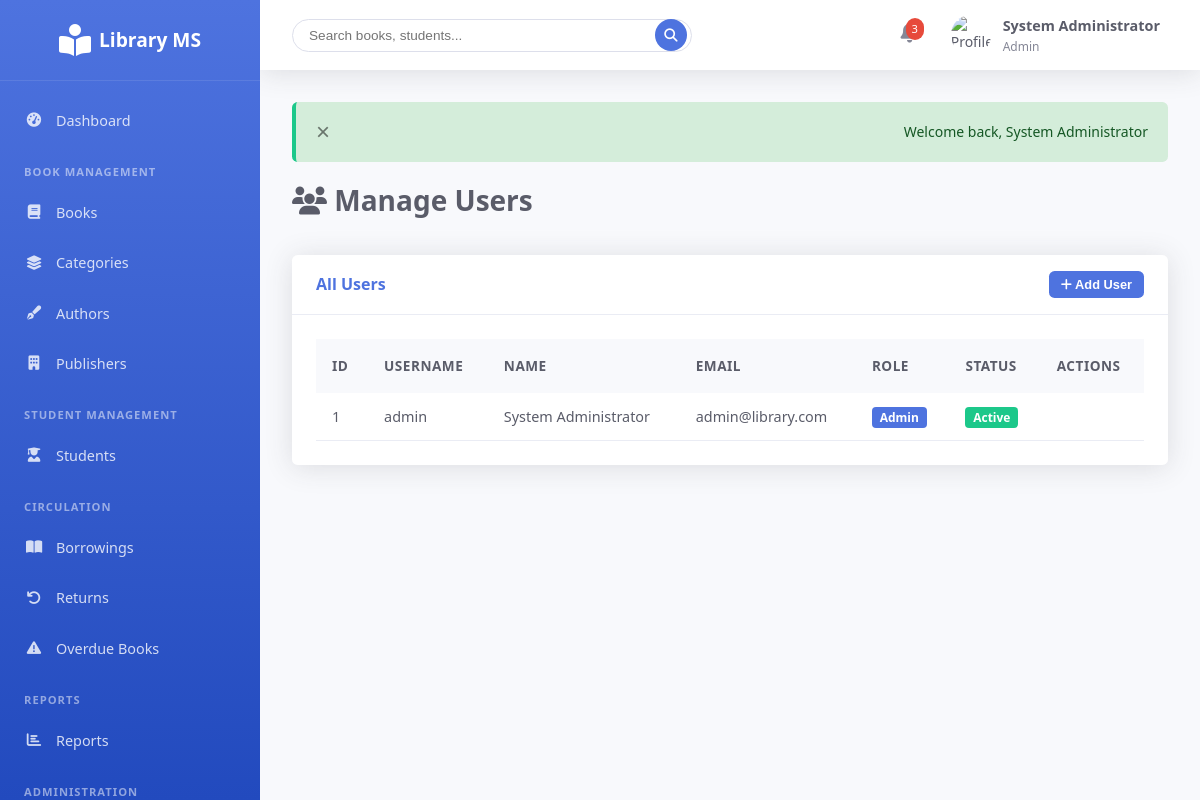
The app's page /views/admin/users.php (signed in) with its own data.
### tables this page shows
CREATE TABLE `users` (
  `id` int(11) NOT NULL AUTO_INCREMENT,
  `role_id` int(11) NOT NULL,
  `username` varchar(50) NOT NULL,
  `email` varchar(100) NOT NULL,
  `password` varchar(255) NOT NULL,
  `full_name` varchar(100) NOT NULL,
  `phone` varchar(20),
  `address` text,
  `profile_picture` varchar(255) DEFAULT 'default.jpg',
  `is_active` tinyint(1) DEFAULT 1,
  `remember_token` varchar(255),
  `reset_token` varchar(255),
  `reset_token_expire` datetime,
  `last_login` datetime,
  `created_at` timestamp NOT NULL DEFAULT CURRENT_TIMESTAMP,
  `updated_at` timestamp NOT NULL DEFAULT CURRENT_TIMESTAMP ON UPDATE CURRENT_TIMESTAMP,
  PRIMARY KEY (`id`),
  UNIQUE KEY `username` (`username`),
  UNIQUE KEY `email` (`email`),
  KEY `role_id` (`role_id`),
  CONSTRAINT `users_ibfk_1` FOREIGN KEY (`role_id`) REFERENCES `roles` (`id`) ON DELETE CASCADE
);

CREATE TABLE `roles` (
  `id` int(11) NOT NULL AUTO_INCREMENT,
  `role_name` varchar(50) NOT NULL,
  `description` text,
  `created_at` timestamp NOT NULL DEFAULT CURRENT_TIMESTAMP,
  PRIMARY KEY (`id`),
  UNIQUE KEY `role_name` (`role_name`)
);

### config/config.php (called while the page is built, shortened)
<?php
require_once __DIR__ . '/database.php';
spl_autoload_register(function($class) {
    $paths = [
        __DIR__ . '/../models/' . $class . '.php',
        __DIR__ . '/../controllers/' . $class . '.php',
    ];
    foreach ($paths as $path) {
        if (file_exists($path)) {
            return;
        }
    }
});
?>

### config/database.php (called while the page is built, shortened)
<?php
class Database {
    private static $instance = null;
    private $conn;
    private function __construct() {
        try {
            $this->conn = new PDO(
                "mysql:host=" . DB_HOST . ";dbname=" . DB_NAME . ";charset=utf8mb4",
                DB_USER,
                DB_PASS,
                [
                    PDO::ATTR_ERRMODE => PDO::ERRMODE_EXCEPTION,
                    PDO::ATTR_DEFAULT_FETCH_MODE => PDO::FETCH_ASSOC,
                    PDO::ATTR_EMULATE_PREPARES => false,
                ]
            );
        } catch(PDOException $e) {
            die("Connection failed: " . $e->getMessage());
        }
    }
    public static function getInstance() {
        if (self::$instance === null) {
            self::$instance = new self();
        }
        return self::$instance;
    }
    public function getConnection() {
        return $this->conn;
    }
}
function getDB() {
    return Database::getInstance()->getConnection();
}
?>

### models/User.php (called while the page is built, shortened)
<?php
class User {
    private $db;
    public function __construct() {
        $this->db = getDB();
    }
    public function getAllUsers($role = null, $limit = null, $offset = 0) {
        $sql = "SELECT u.*, r.role_name
                FROM users u
                JOIN roles r ON u.role_id = r.id";
        $params = [];
        $sql .= " ORDER BY u.created_at DESC";
        $stmt = $this->db->prepare($sql);
        $stmt->execute($params);
        return $stmt->fetchAll();
    }
}
?>

### views/admin/users.php (the view, shortened to what this page needs)
<?php
require_once '../../config/config.php';
require_once '../../includes/functions.php';
$user = new User();
$users = $user->getAllUsers();
include '../../includes/header.php';
?>
<div class="page-header">
    <h1 class="page-title"><i class="fas fa-users"></i> Manage Users</h1>
</div>
<div class="card">
    <div class="card-header">
        <h3 class="card-title">All Users</h3>
        <button class="btn btn-primary btn-sm" onclick="openModal('addModal')">
            <i class="fas fa-plus"></i> Add User
        </button>
    </div>
    <div class="card-body">
        <div class="table-container">
            <table>
                <thead>
                    <tr><th>ID</th><th>Username</th><th>Name</th><th>Email</th><th>Role</th><th>Status</th><th>Actions</th></tr>
                </thead>
                <tbody>
                    <?php foreach ($users as $u): ?>
                        <tr>
                            <td><?= $u['id'] ?></td>
                            <td><?= e($u['username']) ?></td>
                            <td><?= e($u['full_name']) ?></td>
                            <td><?= e($u['email']) ?></td>
                            <td><span class="badge badge-primary"><?= ucfirst($u['role_name']) ?></span></td>
                            <td><span class="badge badge-<?= $u['is_active'] ? 'success' : 'danger' ?>"><?= $u['is_active'] ? 'Active' : 'Inactive' ?></span></td>
                            <td>
                            </td>
                        </tr>
                    <?php endforeach; ?>
                </tbody>
            </table>
        </div>
    </div>
</div>
<?php include '../../includes/footer.php'; ?>

### assets/css/style.css (style rules this page uses)
:root { --primary-color: #4e73df; --secondary-color: #858796; --success-color: #1cc88a; --info-color: #36b9cc; --warning-color: #f6c23e; --danger-color: #e74a3b; --light-color: #f8f9fc; --dark-color: #5a5c69; --white: #ffffff; --gray-100: #f8f9fc; --gray-200: #eaecf4; --gray-300: #dddfeb; --gray-400: #d1d3e2; --gray-500: #b7b9cc; --gray-600: #858796; --gray-700: #6e707e; --gray-800: #5a5c69; --gray-900: #3a3b45; --sidebar-width: 260px; --topbar-height: 70px; --border-radius: 0.35rem; --box-shadow: 0 .15rem 1.75rem 0 rgba(58,59,69,.15); --transition: all 0.3s ease; }
* { margin: 0; padding: 0; box-sizing: border-box; }
body { font-family: 'Segoe UI', Tahoma, Geneva, Verdana, sans-serif; font-size: 14px; color: var(--gray-800); background-color: var(--light-color); line-height: 1.6; }
.page-header { margin-bottom: 2rem; }
.page-title { font-size: 1.75rem; color: var(--gray-800); margin-bottom: 0.5rem; }
.card { background-color: var(--white); border-radius: var(--border-radius); box-shadow: var(--box-shadow); overflow: hidden; }
.card-header { padding: 1rem 1.5rem; border-bottom: 1px solid var(--gray-200); display: flex; align-items: center; justify-content: space-between; }
.card-title { font-size: 1rem; font-weight: 600; color: var(--primary-color); }
.card-body { padding: 1.5rem; }
.table-container { overflow-x: auto; }
table { width: 100%; border-collapse: collapse; }
table thead { background-color: var(--gray-100); }
table th { padding: 1rem; text-align: left; font-weight: 600; color: var(--gray-800); font-size: 0.85rem; text-transform: uppercase; letter-spacing: 0.5px; }
table td { padding: 0.75rem 1rem; border-bottom: 1px solid var(--gray-200); font-size: 0.9rem; }
.btn { display: inline-block; padding: 0.625rem 1.25rem; font-size: 0.9rem; font-weight: 600; text-align: center; border: none; border-radius: var(--border-radius); cursor: pointer; transition: var(--transition); text-decoration: none; }
.btn-primary { background-color: var(--primary-color); color: var(--white); }
.btn-sm { padding: 0.375rem 0.75rem; font-size: 0.8rem; }
.badge { display: inline-block; padding: 0.35em 0.65em; font-size: 0.75rem; font-weight: 600; line-height: 1; text-align: center; white-space: nowrap; border-radius: 0.25rem; }
.badge-primary { background-color: var(--primary-color); color: var(--white); }
.badge-success { background-color: var(--success-color); color: var(--white); }

### records on screen
users: id "1", username "admin", full_name "System Administrator", email "admin@library.com", role.role_name "Admin", is_active "Active"

### other values on screen
getUserName() "System Administrator"
getUserRole() "Admin"
$message "Welcome back, System Administrator"
